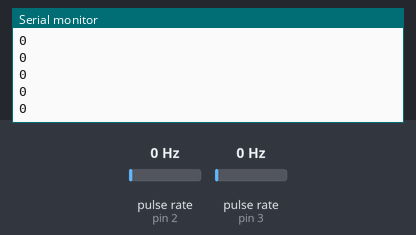
Recording of a sketch running on a simulated Arduino Uno, built with avr-gcc and run on an emulated ATmega328P. Shown: the last lines printed to the serial monitor. Wiring (inferred from the names in the program): 2 × pulse sensor: data pin 2 / data pin 3. Inputs (shaded band) come from the test bench; at power-on: pulse rate (sensors on pin 2, pin 3) 0 Hz.

Above: at 1.2 s.
1.3 s: pulse rate (sensor on pin 2) set to 4 Hz
At 1.52 s:
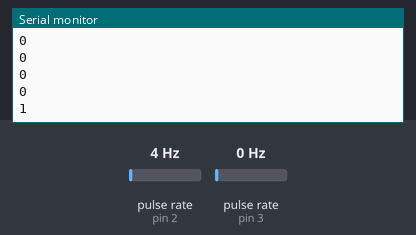
2.8 s: pulse rate (sensor on pin 3) set to 50 Hz
At 2.82 s:
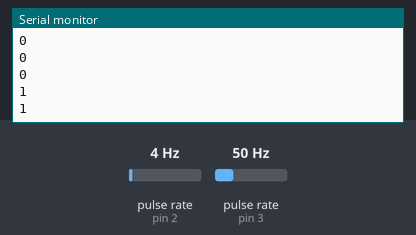
4.3 s: pulse rate (sensor on pin 2) set to 50 Hz
At 4.32 s:
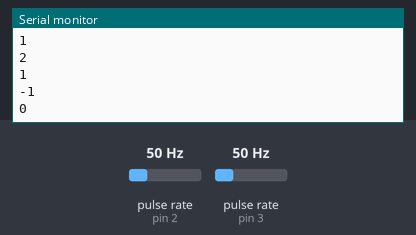
5.8 s: pulse rate (sensor on pin 3) set to 4 Hz
At 5.83 s:
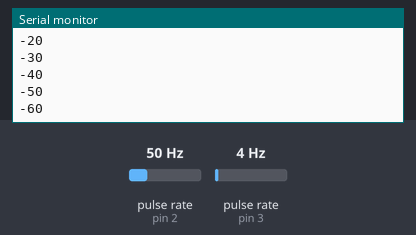
Timing chart, 0 to 8.3 s (numbered marks = the images above; inputs shaded):
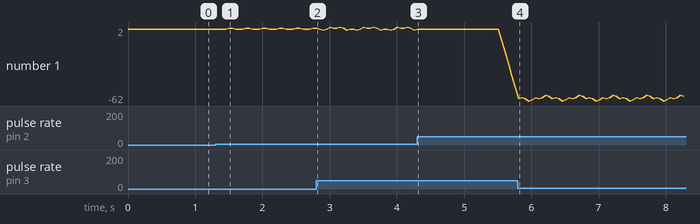

Measured:
- after the input at 1.3 s, the serial monitor: prints a new line after 0.20 s (image 1)
- plotted number 1: 0 → 1 after the input at 1.3 s, 1 → -1 after the input at 2.8 s, -1 → -50 after the input at 4.3 s, -50 → -58 after the input at 5.8 s

The sketch:

Task6_Incremental_quadrature_encoder.ino
```cpp
// ME381 ROBOTICS: Experiment 3
// Task 6: Incremental Quadrature Encoder
// Rotate the knob of the incremental encoder very slowly and observe the Serial Monitor

int encoderPin1 = 2;
int encoderPin2 = 3;

volatile int lastEncoded = 0;
volatile long encoderValue = 0;

long lastencoderValue = 0;

int lastMSB = 0;
int lastLSB = 0;

void updateEncoder();                 // function declaration

void setup() {
  Serial.begin(115200);               // set the same baud rate on the Serial Monitor

  pinMode(encoderPin1, INPUT_PULLUP);  // turn pullup resistor on
  pinMode(encoderPin2, INPUT_PULLUP);  // turn pullup resistor on

  // call the ISR: updateEncoder() when any high/low changed seen
  // on interrupt 0 (pin 2), or interrupt 1 (pin 3)
  attachInterrupt(digitalPinToInterrupt(encoderPin1), updateEncoder, CHANGE);
  attachInterrupt(digitalPinToInterrupt(encoderPin2), updateEncoder, CHANGE);
}

void loop() {
  Serial.println(encoderValue);
  delay(50);  // just here to slow down the output, and show it will work  even during a delay
}


void updateEncoder() {
  int MSB = digitalRead(encoderPin1);  // MSB = most significant bit
  int LSB = digitalRead(encoderPin2);  // LSB = least significant bit

  int encoded = (MSB << 1) | LSB;          // converting the 2 pin value to single number
  int sum = (lastEncoded << 2) | encoded;  // adding it to the previous encoded value

  // quadrature logic of transition (See notes)
  if (sum == 0b1101 || sum == 0b0100 || sum == 0b0010 || sum == 0b1011) encoderValue++;
  if (sum == 0b1110 || sum == 0b0111 || sum == 0b0001 || sum == 0b1000) encoderValue--;

  lastEncoded = encoded;  // store this value for next time
}
```
